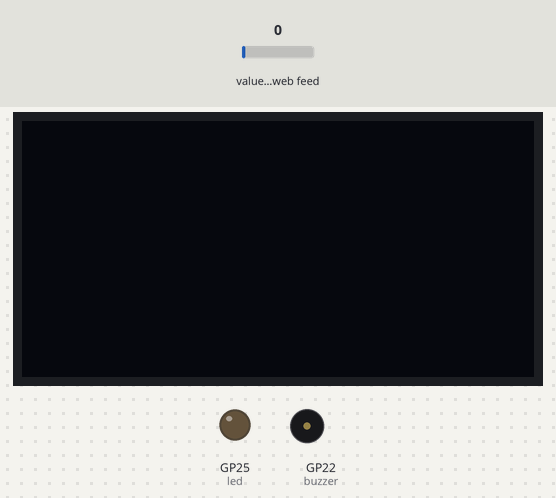
Recording of a program running on a simulated Raspberry Pi Pico running MicroPython. On the bench: 128×64 one-colour display, output pins drawn as LEDs (lit = HIGH), buzzer (waves = sounding). The inputs (shaded band) are chosen by the test bench; at power-on: value of the web feed 0. WiFi joins after 1.5 s; a reset restarts the program; requests to the public web service named in the program get a made-up reply in its usual format after 0.4 s (London, UTC, broken clouds, 64 % humidity, 1013 hPa unless stated); web requests get an empty 200 reply after 0.4 s; library files of the repository ran but are not shown: ssd1306.py; what the program prints to the serial console is not drawn. At 103.2 s the program restarts the board; the recording ends there.

Above: at 3.6 s.
At 8.48 s:
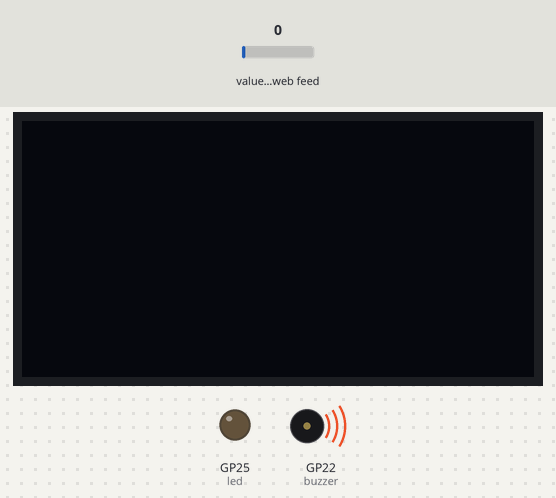
Timing chart, 0 to 10.2 s (numbered marks = the images above):
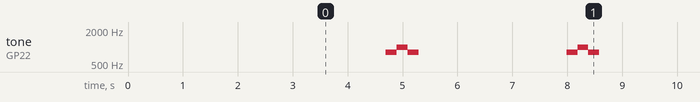

Measured:
- by itself, tone on GP22 (buzzer): repeats every 3.3 s: 1000 Hz 0.20 s, 800 Hz 0.20 s, silent 2.7 s, 800 Hz 0.20 s

The program:

main-old.py
```python
from machine import Pin, PWM, SoftI2C, ADC, reset
from time import sleep
from ssd1306 import SSD1306_I2C
from timezoneChange import *
import network
import urequests
import framebuf
from PicoDHT22 import PicoDHT22
import onewire, ds18x20
import random
import time
import json
import os

#나의 파이어 베이스 주소
firebase_url = "https://fishbowl-ac748-default-rtdb.firebaseio.com/"

# 저장 파일별 예시 자료 경로
firebase_path_DHT11_H = "/picoData/DHT11_H.json"
firebase_path_DHT11_T = "/picoData/DHT11_T.json"
firebase_path_onewire_T = "/picoData/WATER_T.json"
firebase_path_pcb_T = "/picoData/PCB_T.json"
firebase_path_water_level = "/picoData/WATER_LEVEL.json"
firebase_path_TimeStamp = "/picoData/TimeStamp.json"

#피코W에 부착되어 있는 LED 활용 선언
led = machine.Pin("LED", machine.Pin.OUT)
#서보모터 설정
servo1=PWM(Pin(0))
servo1.freq(50)
#부저 핀 설정
buzzer = PWM(Pin(22))
#ADC설정
adc=ADC(2)
#wifi setting
SSID = "iptime-home"       # 공유기의 SSID를 따옴표 안에 넣으세요.
password = "js4u2014"

wlan = network.WLAN(network.STA_IF)
wlan.active(True)
if not wlan.isconnected():
    # 와이파이 연결하기
    wlan.connect(SSID, password)  # 12, 13번 줄에 입력한 SSID와 password가 입력됨
    print("Waiting for Wi-Fi connection", end="...") #쉘에 보여주기 위한 문자
    print()
    while not wlan.isconnected():
        print(".", end="")
        time.sleep(1)
else:
    print(wlan.ifconfig())
    print("WiFi is Connected")
    print()
    buzzer.duty_u16(20000) # 100%=2^16, 따라서 50%
    buzzer.freq(800)
    sleep(0.2)
    buzzer.freq(1000)
    sleep(0.2)
    buzzer.freq(800)
    sleep(0.2)
    buzzer.duty_u16(0)

url = "https://fishbowl-ac748-default-rtdb.firebaseio.com/"
# DB 내역 가져오기위한 기초 설정

#디스플레이 표시를 위한 I2C세팅
i2c = SoftI2C(scl=Pin(10), sda=Pin(11))
display = SSD1306_I2C(128, 64, i2c, addr=0x3C)
sleep(0.5)

dht_sensor=PicoDHT22(Pin(17,Pin.IN,Pin.PULL_UP),dht11=True) # DHT11 온도 습도계 일체
data1=machine.Pin(16) # 실내온도 센서(고정형)  연결 번호 16, 수중 온도 27
data2=machine.Pin(27) # 수온 측정 온도 센서 연결 번호
temp_wire1=onewire.OneWire(data1)
temp_wire2=onewire.OneWire(data2)
temp_sensors1=ds18x20.DS18X20(temp_wire1)
temp_sensors2=ds18x20.DS18X20(temp_wire2)
roms1=temp_sensors1.scan()
roms2=temp_sensors2.scan()
print(len(roms1), 'temperature sensors found 1')
print(len(roms2), 'temperature sensors found 2')

def send_data(value, path):
    #함수 선언-입력한 값은 입력한 경로에 저장
    # Create a JSON payload with the value
    payload = '{"value": ' + str(value) + '}'
    # Send a PUT request to update the data in Firebase
    response = urequests.put(firebase_url + path, data=payload)
    print("Data sent to Firebase with response:", response.text)
    response.close()

def send_strdata(value, path):
    #함수 선언-입력한 값은 입력한 경로에 저장
    # Create a JSON payload with the value
    payload = json.dumps({"value": value})
    # Send a PUT request to update the data in Firebase
    response = urequests.put(firebase_url + path, data=payload)
    print("Data sent to Firebase with response:", response.text)
    response.close()


def setAngle(angle):
    global servo1
    a=int(((((angle+90)*2)/180)+0.5)/20*65535)
    servo1.duty_u16(a)

i=-180

while True:
#본격적인 피코 제어 파트
    try:

        response = urequests.get(firebase_url +".json").json()
        updatedTime = timeOfSeoul()

        # 현재 시간에서 시간과 분을 분리
        current_hour = int(updatedTime[11:13])
        current_minute = int(updatedTime[14:16])

        # 짝수 시간의 정각이 되면 시스템을 리부트
        if current_hour % 2 == 0 and current_minute == 0:
            # 실시간으로 확인된 각 객체 값을 딕셔너리에 넣기
            myobj = {
                'rebootedTime': updatedTime
                }
            urequests.patch(url+"RebootTime.json", json = myobj).json()
            print("reboot the system")
            time.sleep(1)
            machine.reset()

        if (updatedTime == "PM 10:45" ) : #피코 PCB의 LED가 켜지고 피딩 드럼이 반복적으로 회전(1분)
            led.on()

            while (i<180):
                setAngle(i)
                sleep(0.01)
                i=i+1

            while (i>-180):
                setAngle(i)
                sleep(0.01)
                i=i-1
            buzzer.duty_u16(20000) # 100%=2^16, 따라서 50%
            buzzer.freq(400)
            sleep(0.2)
            buzzer.freq(600)
            sleep(0.2)
            buzzer.freq(400)
            sleep(0.2)
            buzzer.duty_u16(0)
            sleep(1)
        else :
            led.off()

        T,H = dht_sensor.read() #DHT11 온도 센서 연결에 관한 코드
        value=adc.read_u16() #2^16, 0_65535 #ADC 세팅 수량계

        display.fill(0)
        display.show()
        display.text(updatedTime,0,0)
        display.text(str(T)+'C,',72,0)
        display.text(str(H)+'%',105,0)
        display.hline(0,10,128,5) # ---가--로--줄---

        display.text("Water T:",0,15)
        for rom in roms2: #수중 온도 센서 온도 표시
            t2=temp_sensors2.read_temp(rom)
            print('{:>6.2f}'.format(t2), end=' ')
            display.text(str(round(t2,1))+'C',65,15)
        print()
        display.hline(0,25,128,5) # ---가--로--줄---

        print("{}'C  {}%".format(T,H)) #공기 온도 습도 모니터링 표시
        print("T1 / T2 : ", end=' ')#온도표시
        temp_sensors1.convert_temp() #PCB 고정 온도계 온도 측정
        temp_sensors2.convert_temp() #수중 온도 센서 온도 측정
        time.sleep(0.5)

        display.text("Fixed T:",0,30)
        for rom in roms1: #PCB 고정 온도계 온도 표시
            t1=temp_sensors1.read_temp(rom)
            print('{:>6.2f}'.format(t1), end=' ')
            display.text(str(round(t1,1))+'C',65,30)
        display.hline(0,40,128,5) # ---가--로--줄---

        if str(response['webInput']['DRUM_servo'])=="1":
            display.text("Food:"+"ON",0,45)
        else:
            display.text("Food:"+"X",0,45)

        if str(response['webInput']['LIGHT_led'])=="1":
            display.text("Light:"+"ON",65,45)
        else:
            display.text("Light:"+"X",65,45)
        display.hline(0,55,128,5) # ---가--로--줄---

    #adc
        print("water level : ", end=' ')
        print(str(value))

        if value>=35000:
            display.text('Water Lv: FULL',0,57)
        elif value>=30000:
            display.text('Water Lv: -1cm',0,57)
        elif value>=23000:
            display.text('Water Lv: -2cm',0,57)
        elif value>=18000:
            display.text('Water Lv: -3cm',0,57)
        elif value>=15000:
            display.text('Water Lv: -4cm',0,57)
        else:
            display.text('More Water PLZ',0,57)
        display.show()

    ### 파이어베이스로 센서 데이터 업로드
        send_data(T,firebase_path_DHT11_T) #DHT11에 일체된 온도계
        send_data(H,firebase_path_DHT11_H) #DHT11에 일체된 습도계
        send_data(round(t2,1),firebase_path_onewire_T) # 수중 온도계
        send_data(round(t1,1),firebase_path_pcb_T) #기판에 부착된 부품형 온도계
        send_data(value,firebase_path_water_level) #수량계(수심계)
        send_strdata(updatedTime,firebase_path_TimeStamp) #수량계(수심계)
        sleep(1)

    except OSError as e:
        if e.args[0] in (103,104):
            print("Connection aborted. Rebooting Raspberry Pi Pico W...")
            time.sleep(1)
            machine.reset()
        else:
            print(f"Unexpected OSError: {e}")
            time.sleep(1)
            machine.reset()


    except:
        print("An error occurred. Rebooting Raspberry Pi Pico W...")
        time.sleep(1)
        machine.reset()
```

timezoneChange.py
```python
# This code was written by Juhyun Kim.

import urequests

#기존 데이터 변경 날짜만 가져오기

#def timeOfSeoul() :
def dateOfSeoul() :
    # 시간정보 가져오기
    # print("\nQuerying the current GMT+0 time:")
    time_dict = urequests.get("http://date.jsontest.com")
    # print(time_dict.json())
    # print(time_dict.json()['date'])
    # print(time_dict.json()['milliseconds_since_epoch'])
    # print(time_dict.json()['time'])

    # UTC 기준으로 경과한 밀리초 계산
    milliseconds_since_epoch = int(time_dict.json()['milliseconds_since_epoch'])
    total_seconds = milliseconds_since_epoch // 1000
    total_minutes, seconds = divmod(total_seconds, 60)
    hours, minutes = divmod(total_minutes, 60)

    # UTC 시간대의 날짜와 시간 계산
    date_parts = time_dict.json()["date"].split("-")
    year = int(date_parts[2])
    month = int(date_parts[0])
    day = int(date_parts[1])
    is_pm = (time_dict.json()["time"][-2:] == "PM")
    hour = int(time_dict.json()["time"][:-9])
    if is_pm and hour != 12:
        hour += 12
    minute = int(time_dict.json()["time"][-8:-6])
    second = int(time_dict.json()["time"][-5:-3])

    # GMP+9 시간대의 시간 계산
    hour += 9 # 이 부분을 조정하면 다른 시간대로 변경 가능
    if hour >= 24:
        hour -= 24
        day += 1

    # 변환된 시간을 출력
    am_pm = "(AM)" if hour < 12 else "(PM)"
    hour = hour if hour <= 12 else hour - 12
    hour_str = str(hour) if hour >= 10 else "0" + str(hour)
    minute_str = str(minute) if minute >= 10 else "0" + str(minute)
    second_str = str(second) if second >= 10 else "0" + str(second)

    output_str = "{:04d}/{:02d}/{:02d}".format(year, month, day)
#원본    output_str = "{:02d}-{:02d}-{:04d} {}:{}:{} {}".format(month, day, year, hour_str, minute_str, second_str, am_pm)
    return(output_str)

#시간만 분리해서 가져오기
def timeOfSeoul() :
    # 시간정보 가져오기
    # print("\nQuerying the current GMT+0 time:")
    time_dict = urequests.get("http://date.jsontest.com")
    # print(time_dict.json())
    # print(time_dict.json()['date'])
    # print(time_dict.json()['milliseconds_since_epoch'])
    # print(time_dict.json()['time'])

    # UTC 기준으로 경과한 밀리초 계산
    milliseconds_since_epoch = int(time_dict.json()['milliseconds_since_epoch'])
    total_seconds = milliseconds_since_epoch // 1000
    total_minutes, seconds = divmod(total_seconds, 60)
    hours, minutes = divmod(total_minutes, 60)

    # UTC 시간대의 날짜와 시간 계산
    date_parts = time_dict.json()["date"].split("-")
    year = int(date_parts[2])
    month = int(date_parts[0])
    day = int(date_parts[1])
    is_pm = (time_dict.json()["time"][-2:] == "PM")
    hour = int(time_dict.json()["time"][:-9])
    if is_pm and hour != 12:
        hour += 12
    minute = int(time_dict.json()["time"][-8:-6])
    second = int(time_dict.json()["time"][-5:-3])

    # GMP+9 시간대의 시간 계산
    hour += 9 # 이 부분을 조정하면 다른 시간대로 변경 가능
    if hour >= 24:
        hour -= 24
        day += 1

    # 변환된 시간을 출력
    am_pm = "AM" if hour < 12 else "PM"
    hour = hour if hour <= 12 else hour - 12
    hour_str = str(hour) if hour >= 10 else "0" + str(hour)
    minute_str = str(minute) if minute >= 10 else "0" + str(minute)
    second_str = str(second) if second >= 10 else "0" + str(second)

    output_str = "{}{}:{}".format(am_pm, hour_str, minute_str)
#원본    output_str = "{} {}:{}:{}".format(am_pm, hour_str, minute_str, second_str)

    return(output_str)
```
